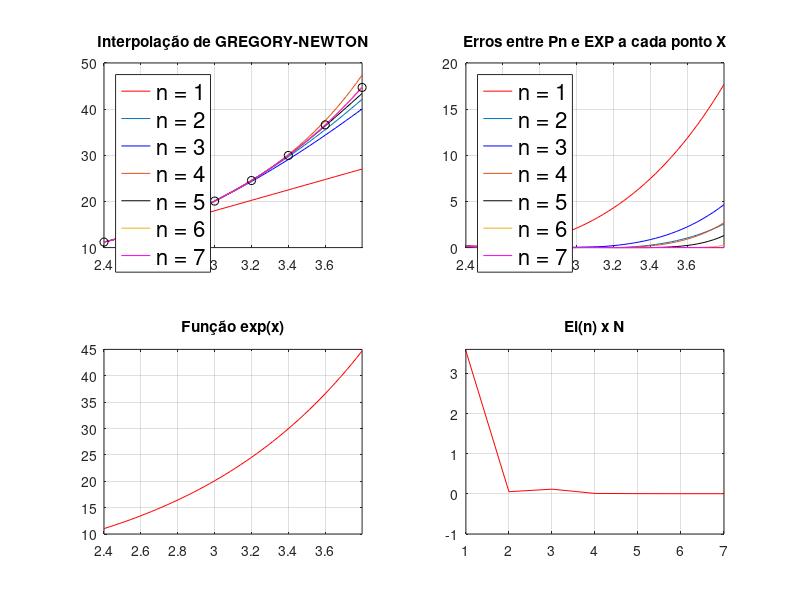

MATLAB code to generate this figure:
%Autor: Lucas Vieira Monteiro
%Matrícula: 20212610030
%Interpolação de Gregory Newton

clc, clear all, close all, format long

## CONJUNTOS DE PONTOS
## basta remover o comentario


##P = [0,0;
##    0.2618,1.0353;
##    0.5236, 2.0000;
##    0.7854, 2.8284;
##    1.0472, 3.4641;
##    1.3090, 3.8637];

                                % NOTAS:
##P = [%2009,191480630;           % *2009,191480630 é omitido pois o
##          2011,192379287;       % espaçamento entre ele e o proximo
##          2012,193904015;       % ponto X é DIFERENTE do espaçamento
##          2013,201032714;       % entre outras abcissas
##          2014,202768562;
##          2015,204450049;
##          2016,206081432;
##          2017,207660929;
##          2018,208494900;
##          2019,210147125;
##          2020,211755692;
##          2021,213317639];

P = [2.4,11.2;
          2.6,13.46;
          2.8,16.44;
          3.0,20.08;
          3.2,24.53;
          3.4,29.96;
          3.6,36.59;
          3.8,44.70];

h = P(2,1) - P(1,1);


% calcular as DIFERENÇAS DIVIDIDAS

n = length(P) - 1;                % simboliza o numero de diferencas finitas
mDF = P(1:n+1,2);                 % matriz das diferencas finitas
n_linhas = 0;                     % numero de linhas que devem ser ignoradas
for c = 2: length(P)

  for l = 1: n - n_linhas         % conta de 1 ate n - total de linhas ignoradas
     mDF(l,c) = mDF(l+1,c-1) - mDF(l,c-1);
  end
  n_linhas = n_linhas + 1;
end

% GERANDO INTERVALO em X
x = linspace( min(P(1:n+1,1)) ,max(P(1:n+1,1)) ,50);

yexp = exp(x(1:length(x)));

% CALCULAR TODOS OS PONTOS NO INTERVALO DE X0 A XN

% 'w' equivale a ordem:
% neste caso criei um 'for' que executa o
% calculo do polinomio interpolador Pn no dominio a:b
for w = 1: length(P) - 1
%for w = 1:1
  %%========================================================
  for i = 1: length(x)  %% for i = 1: length(x);  percorre todo o domino, e calcula a imagem de cada x

    z = (x(i) - P(1,1))./h;
    y(i) = P(1,2) + z.*mDF(1,2); % + z.*(z - 1).*(mDF(1,3)./factorial(2));% primeiro Y;

    if( w > 1)
      % somatorio
      flag1 = 1;
      %%========================================================
      for g = 2: w                                               %% loop que calcula os produtos relacionados a 'z':
        produtos_z = z; %z.*(z - 1);                             %% Ex: z(z-1) ; z(z-1)(z-2) ; z(z-1)(z-2)(z-3)
        for j = 1: flag1
          produtos_z = produtos_z.*(z - j);
        end
        flag1 = flag1+1;
        y(i) = y(i) + produtos_z.*(mDF(1,g+1)./factorial(g));    %% Executa o passo equivalente a: somas_anteriores + z(z-1)...(z-(n-1))(diferenca finita)(1/fatorial(n))
      end
      %%========================================================
    end
    %% Calculo dos ERROS ponto a ponto
    E(i,w) = abs( yexp(i) - y(i) );                             %% erro de interpolacao para cada imagem

    %% Armazenamento em 'my'
    my(i,w) = y(i);                                              %% a cada iteração de "for i = 1: length(x);"
  end                                                            %% o loop é finalizado com o armazenamento da imagem
                                                                 %% numa matriz "my" - matrix y - que agrupa todas as
                                                                 %% imagens geradas para cada ordem "w"
  %%========================================================

end





for w = 1: length(P) - 1
%for w = 1:1
  %%========================================================
    z = (pi - P(1,1))./h;
    y1 = P(1,2) + z.*mDF(1,2); % + z.*(z - 1).*(mDF(1,3)./factorial(2));% primeiro Y;

    if( w > 1)
      % somatorio
      flag1 = 1;
      %%========================================================
      for g = 2: w                                               %% loop que calcula os produtos relacionados a 'z':
        produtos_z = z; %z.*(z - 1);                             %% Ex: z(z-1) ; z(z-1)(z-2) ; z(z-1)(z-2)(z-3)
        for j = 1: flag1
          produtos_z = produtos_z.*(z - j);
        end
        flag1 = flag1+1;
        y1 = y1 + produtos_z.*(mDF(1,g+1)./factorial(g));    %% Executa o passo equivalente a: somas_anteriores + z(z-1)...(z-(n-1))(diferenca finita)(1/fatorial(n))
      end
      %%========================================================
    end

    Ei(w) = abs( exp(pi) - y1 );
end








%%========================================================
subplot(2,2,1)
##figure(1)
% PLOTAR O GRAFICO DOS POLINOMIOS E FUNCAO EXP
cores = ['r-','b-','k-','m-','c-','y-','g-'];
for ordpt = 1: columns(my)                        %% Plota o grafico de cada ordem 'w'
                                                  %% pode ser executado ate 7 vezes
  plot(x,my(1:size(my)(1),ordpt),cores(ordpt));   %% caso ultrapasse pode surgir um erro
  hold on                                         %% pois length(cores) é 7

end

plot(P(1:size(P)(1),1),P(1:size(P)(1),2),'ko');  %% os pontos dos dados utilizados

##plot(x,my(1:size(my)(1),5),'r-');
title('Interpolação de GREGORY-NEWTON');
%%axis([x(1) x(length(x)) min(P(1:size(P)(1),2)) max(P(1:size(P)(1),2)) ]);
#axis([x(1) x(length(x)) min(P(1:size(P)(1),2)) 5 ]);
grid on
axis([x(1) x(length(x))]);
if(n==7)
  L1=legend( 'n = 1','n = 2','n = 3','n = 4','n = 5','n = 6','n = 7');
  set(L1,'Location','NorthWest','fontsize',16);
end

%%========================================================


%%========================================================
subplot(2,2,2)
##figure(2)
%Grafico dos erros
for ordpt = 1: columns(my)                        %% Plota o grafico de cada ordem 'w'

                %% pode ser executado ate 7 vezes
  plot(x,E(1:size(E)(1),ordpt),cores(ordpt));   %% caso ultrapasse pode surgir um erro
  hold on                                         %% pois length(cores) é 7

end

title('Erros entre Pn e EXP a cada ponto X');
axis([x(1) x(length(x))]);
grid on
if(n==7)
  L2=legend( 'n = 1','n = 2','n = 3','n = 4','n = 5','n = 6','n = 7');
  set(L2,'Location','NorthWest','fontsize',16);
end

%%========================================================


subplot(2,2,3)
plot(x,yexp,'r-');
title("Função exp(x)");
grid on
axis([x(1) x(length(x))]);

subplot(2,2,4)
plot(1:7,Ei,'r-');
axis([1 7 -1 3.6]);
hold on




title("Ei(n) x N");
grid on
axis([1 7]);


